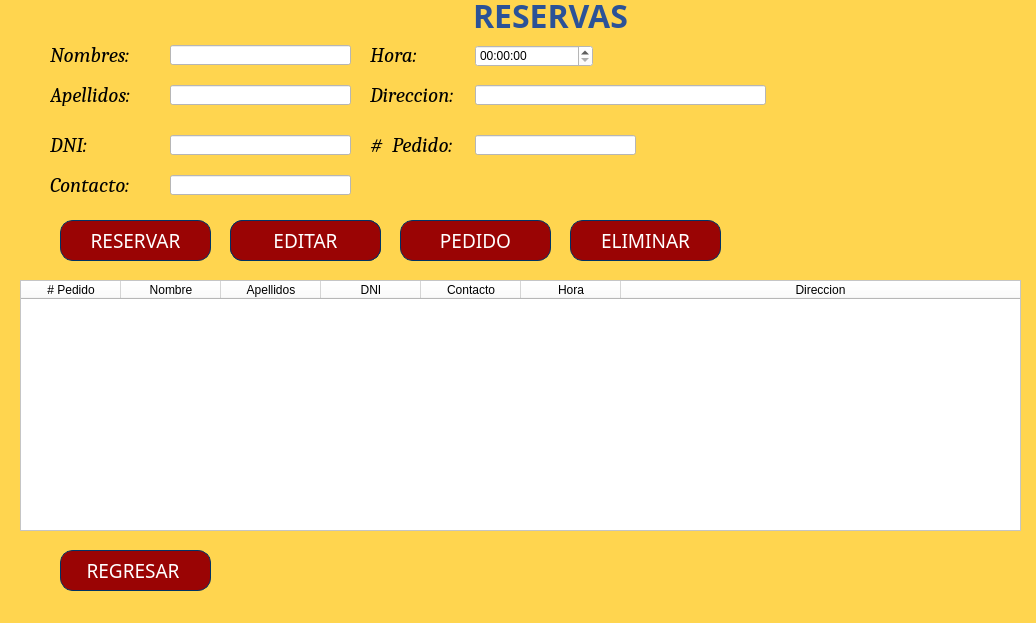
<?xml version="1.0" encoding="UTF-8"?>
<ui version="4.0">
 <class>MainWindow</class>
 <widget class="QMainWindow" name="MainWindow">
  <property name="geometry">
   <rect>
    <x>0</x>
    <y>0</y>
    <width>1036</width>
    <height>623</height>
   </rect>
  </property>
  <property name="windowTitle">
   <string>Gestion de Reservas</string>
  </property>
  <property name="styleSheet">
   <string notr="true">background-color: rgb(255, 213, 79);</string>
  </property>
  <widget class="QWidget" name="centralwidget">
   <widget class="QLabel" name="label">
    <property name="geometry">
     <rect>
      <x>780</x>
      <y>35</y>
      <width>221</width>
      <height>221</height>
     </rect>
    </property>
    <property name="text">
     <string/>
    </property>
    <property name="pixmap">
     <pixmap>../Images/gestion-reservas/reserva.png</pixmap>
    </property>
    <property name="scaledContents">
     <bool>true</bool>
    </property>
   </widget>
   <widget class="QLabel" name="label_2">
    <property name="geometry">
     <rect>
      <x>880</x>
      <y>160</y>
      <width>121</width>
      <height>111</height>
     </rect>
    </property>
    <property name="text">
     <string/>
    </property>
    <property name="pixmap">
     <pixmap>../Images/gestion-reservas/reserva1.png</pixmap>
    </property>
    <property name="scaledContents">
     <bool>true</bool>
    </property>
   </widget>
   <widget class="QTableWidget" name="tblReservas">
    <property name="geometry">
     <rect>
      <x>20</x>
      <y>280</y>
      <width>1001</width>
      <height>251</height>
     </rect>
    </property>
    <property name="styleSheet">
     <string notr="true">background-color: rgb(255, 255, 255);</string>
    </property>
    <attribute name="horizontalHeaderStretchLastSection">
     <bool>true</bool>
    </attribute>
    <column>
     <property name="text">
      <string># Pedido</string>
     </property>
    </column>
    <column>
     <property name="text">
      <string>Nombre</string>
     </property>
    </column>
    <column>
     <property name="text">
      <string>Apellidos</string>
     </property>
    </column>
    <column>
     <property name="text">
      <string>DNI</string>
     </property>
    </column>
    <column>
     <property name="text">
      <string>Contacto</string>
     </property>
    </column>
    <column>
     <property name="text">
      <string>Hora</string>
     </property>
    </column>
    <column>
     <property name="text">
      <string>Direccion</string>
     </property>
    </column>
   </widget>
   <widget class="QPushButton" name="btnReservar">
    <property name="geometry">
     <rect>
      <x>60</x>
      <y>220</y>
      <width>151</width>
      <height>41</height>
     </rect>
    </property>
    <property name="font">
     <font>
      <family>Bahnschrift Light Condensed</family>
      <pointsize>14</pointsize>
     </font>
    </property>
    <property name="styleSheet">
     <string notr="true">border-style: solid;
border-width: 1px;
border-color: rgb(0, 51, 102);
background-color: rgb(154, 4, 4);
color: rgb(255, 255, 255);
border-radius: 13px;</string>
    </property>
    <property name="text">
     <string>RESERVAR</string>
    </property>
    <property name="icon">
     <iconset>
      <normaloff>../Images/gestion-reservas/envio.png</normaloff>../Images/gestion-reservas/envio.png</iconset>
    </property>
    <property name="iconSize">
     <size>
      <width>40</width>
      <height>40</height>
     </size>
    </property>
   </widget>
   <widget class="QPushButton" name="btnPedido">
    <property name="geometry">
     <rect>
      <x>400</x>
      <y>220</y>
      <width>151</width>
      <height>41</height>
     </rect>
    </property>
    <property name="font">
     <font>
      <family>Bahnschrift Light Condensed</family>
      <pointsize>14</pointsize>
     </font>
    </property>
    <property name="styleSheet">
     <string notr="true">border-style: solid;
border-width: 1px;
border-color: rgb(0, 51, 102);
background-color: rgb(154, 4, 4);
color: rgb(255, 255, 255);
border-radius: 13px;</string>
    </property>
    <property name="text">
     <string>PEDIDO</string>
    </property>
    <property name="icon">
     <iconset>
      <normaloff>../Images/gestion-reservas/pedido.png</normaloff>../Images/gestion-reservas/pedido.png</iconset>
    </property>
    <property name="iconSize">
     <size>
      <width>35</width>
      <height>35</height>
     </size>
    </property>
   </widget>
   <widget class="QPushButton" name="btnEliminar">
    <property name="geometry">
     <rect>
      <x>570</x>
      <y>220</y>
      <width>151</width>
      <height>41</height>
     </rect>
    </property>
    <property name="font">
     <font>
      <family>Bahnschrift Light Condensed</family>
      <pointsize>14</pointsize>
     </font>
    </property>
    <property name="styleSheet">
     <string notr="true">border-style: solid;
border-width: 1px;
border-color: rgb(0, 51, 102);
background-color: rgb(154, 4, 4);
color: rgb(255, 255, 255);
border-radius: 13px;</string>
    </property>
    <property name="text">
     <string>ELIMINAR</string>
    </property>
    <property name="icon">
     <iconset>
      <normaloff>../Images/gestion-reservas/borrar.png</normaloff>../Images/gestion-reservas/borrar.png</iconset>
    </property>
    <property name="iconSize">
     <size>
      <width>35</width>
      <height>35</height>
     </size>
    </property>
   </widget>
   <widget class="QPushButton" name="btnEditar">
    <property name="geometry">
     <rect>
      <x>230</x>
      <y>220</y>
      <width>151</width>
      <height>41</height>
     </rect>
    </property>
    <property name="font">
     <font>
      <family>Bahnschrift Light Condensed</family>
      <pointsize>14</pointsize>
     </font>
    </property>
    <property name="styleSheet">
     <string notr="true">border-style: solid;
border-width: 1px;
border-color: rgb(0, 51, 102);
background-color: rgb(154, 4, 4);
color: rgb(255, 255, 255);
border-radius: 13px;</string>
    </property>
    <property name="text">
     <string>EDITAR</string>
    </property>
    <property name="icon">
     <iconset>
      <normaloff>../Images/gestion-reservas/editar.png</normaloff>../Images/gestion-reservas/editar.png</iconset>
    </property>
    <property name="iconSize">
     <size>
      <width>35</width>
      <height>35</height>
     </size>
    </property>
   </widget>
   <widget class="QPushButton" name="btnRegresar">
    <property name="geometry">
     <rect>
      <x>60</x>
      <y>550</y>
      <width>151</width>
      <height>41</height>
     </rect>
    </property>
    <property name="font">
     <font>
      <family>Bahnschrift Light Condensed</family>
      <pointsize>14</pointsize>
     </font>
    </property>
    <property name="styleSheet">
     <string notr="true">border-style: solid;
border-width: 1px;
border-color: rgb(0, 51, 102);
background-color: rgb(154, 4, 4);
color: rgb(255, 255, 255);
border-radius: 13px;</string>
    </property>
    <property name="text">
     <string>REGRESAR </string>
    </property>
    <property name="icon">
     <iconset>
      <normaloff>../Images/gestion-reservas/volver.png</normaloff>../Images/gestion-reservas/volver.png</iconset>
    </property>
    <property name="iconSize">
     <size>
      <width>35</width>
      <height>35</height>
     </size>
    </property>
   </widget>
   <widget class="QLabel" name="label_3">
    <property name="geometry">
     <rect>
      <x>50</x>
      <y>45</y>
      <width>91</width>
      <height>21</height>
     </rect>
    </property>
    <property name="font">
     <font>
      <family>Cambria</family>
      <pointsize>16</pointsize>
      <italic>true</italic>
     </font>
    </property>
    <property name="text">
     <string>Nombres:</string>
    </property>
   </widget>
   <widget class="QLabel" name="label_4">
    <property name="geometry">
     <rect>
      <x>50</x>
      <y>85</y>
      <width>91</width>
      <height>21</height>
     </rect>
    </property>
    <property name="font">
     <font>
      <family>Cambria</family>
      <pointsize>16</pointsize>
      <italic>true</italic>
     </font>
    </property>
    <property name="text">
     <string>Apellidos:</string>
    </property>
   </widget>
   <widget class="QLabel" name="label_5">
    <property name="geometry">
     <rect>
      <x>370</x>
      <y>85</y>
      <width>101</width>
      <height>21</height>
     </rect>
    </property>
    <property name="font">
     <font>
      <family>Cambria</family>
      <pointsize>16</pointsize>
      <italic>true</italic>
     </font>
    </property>
    <property name="text">
     <string>Direccion:</string>
    </property>
   </widget>
   <widget class="QLabel" name="label_6">
    <property name="geometry">
     <rect>
      <x>50</x>
      <y>175</y>
      <width>91</width>
      <height>21</height>
     </rect>
    </property>
    <property name="font">
     <font>
      <family>Cambria</family>
      <pointsize>16</pointsize>
      <italic>true</italic>
     </font>
    </property>
    <property name="text">
     <string>Contacto:</string>
    </property>
   </widget>
   <widget class="QLabel" name="label_7">
    <property name="geometry">
     <rect>
      <x>50</x>
      <y>135</y>
      <width>91</width>
      <height>21</height>
     </rect>
    </property>
    <property name="font">
     <font>
      <family>Cambria</family>
      <pointsize>16</pointsize>
      <italic>true</italic>
     </font>
    </property>
    <property name="text">
     <string>DNI:</string>
    </property>
   </widget>
   <widget class="QLabel" name="label_8">
    <property name="geometry">
     <rect>
      <x>370</x>
      <y>45</y>
      <width>101</width>
      <height>21</height>
     </rect>
    </property>
    <property name="font">
     <font>
      <family>Cambria</family>
      <pointsize>16</pointsize>
      <italic>true</italic>
     </font>
    </property>
    <property name="text">
     <string>Hora:</string>
    </property>
   </widget>
   <widget class="QLabel" name="label_9">
    <property name="geometry">
     <rect>
      <x>370</x>
      <y>135</y>
      <width>91</width>
      <height>21</height>
     </rect>
    </property>
    <property name="font">
     <font>
      <family>Cambria</family>
      <pointsize>16</pointsize>
      <italic>true</italic>
     </font>
    </property>
    <property name="text">
     <string>#  Pedido:</string>
    </property>
   </widget>
   <widget class="QLineEdit" name="txtNombres">
    <property name="geometry">
     <rect>
      <x>170</x>
      <y>45</y>
      <width>181</width>
      <height>20</height>
     </rect>
    </property>
    <property name="font">
     <font>
      <pointsize>10</pointsize>
     </font>
    </property>
    <property name="styleSheet">
     <string notr="true">background-color: rgb(255, 255, 255);</string>
    </property>
   </widget>
   <widget class="QLineEdit" name="txtApellidos">
    <property name="geometry">
     <rect>
      <x>170</x>
      <y>85</y>
      <width>181</width>
      <height>20</height>
     </rect>
    </property>
    <property name="font">
     <font>
      <pointsize>10</pointsize>
     </font>
    </property>
    <property name="styleSheet">
     <string notr="true">background-color: rgb(255, 255, 255);</string>
    </property>
   </widget>
   <widget class="QLineEdit" name="txtContacto">
    <property name="geometry">
     <rect>
      <x>170</x>
      <y>175</y>
      <width>181</width>
      <height>20</height>
     </rect>
    </property>
    <property name="font">
     <font>
      <pointsize>10</pointsize>
     </font>
    </property>
    <property name="styleSheet">
     <string notr="true">background-color: rgb(255, 255, 255);</string>
    </property>
   </widget>
   <widget class="QLineEdit" name="txtDni">
    <property name="geometry">
     <rect>
      <x>170</x>
      <y>135</y>
      <width>181</width>
      <height>20</height>
     </rect>
    </property>
    <property name="font">
     <font>
      <pointsize>10</pointsize>
     </font>
    </property>
    <property name="styleSheet">
     <string notr="true">background-color: rgb(255, 255, 255);</string>
    </property>
   </widget>
   <widget class="QLineEdit" name="txtDireccion">
    <property name="geometry">
     <rect>
      <x>475</x>
      <y>85</y>
      <width>291</width>
      <height>20</height>
     </rect>
    </property>
    <property name="styleSheet">
     <string notr="true">background-color: rgb(255, 255, 255);</string>
    </property>
   </widget>
   <widget class="QLineEdit" name="txtNroPedido">
    <property name="geometry">
     <rect>
      <x>475</x>
      <y>135</y>
      <width>161</width>
      <height>20</height>
     </rect>
    </property>
    <property name="font">
     <font>
      <pointsize>14</pointsize>
     </font>
    </property>
    <property name="styleSheet">
     <string notr="true">background-color: rgb(255, 255, 255);</string>
    </property>
   </widget>
   <widget class="QTimeEdit" name="tmeHora">
    <property name="geometry">
     <rect>
      <x>475</x>
      <y>45</y>
      <width>118</width>
      <height>22</height>
     </rect>
    </property>
    <property name="styleSheet">
     <string notr="true">background-color: rgb(255, 255, 255);</string>
    </property>
    <property name="calendarPopup">
     <bool>true</bool>
    </property>
   </widget>
   <widget class="QLabel" name="label_10">
    <property name="geometry">
     <rect>
      <x>230</x>
      <y>0</y>
      <width>641</width>
      <height>31</height>
     </rect>
    </property>
    <property name="font">
     <font>
      <family>Arial Black</family>
      <pointsize>24</pointsize>
      <weight>75</weight>
      <bold>true</bold>
     </font>
    </property>
    <property name="styleSheet">
     <string notr="true">color: rgb(43, 82, 151);</string>
    </property>
    <property name="text">
     <string>RESERVAS</string>
    </property>
    <property name="alignment">
     <set>Qt::AlignCenter</set>
    </property>
   </widget>
   <widget class="QPushButton" name="btnGrabar">
    <property name="geometry">
     <rect>
      <x>230</x>
      <y>220</y>
      <width>151</width>
      <height>41</height>
     </rect>
    </property>
    <property name="font">
     <font>
      <family>Bahnschrift Light Condensed</family>
      <pointsize>14</pointsize>
     </font>
    </property>
    <property name="styleSheet">
     <string notr="true">border-style: solid;
border-width: 1px;
border-color: rgb(0, 51, 102);
background-color: rgb(154, 4, 4);
color: rgb(255, 255, 255);
border-radius: 13px;</string>
    </property>
    <property name="text">
     <string>GRABAR</string>
    </property>
    <property name="icon">
     <iconset>
      <normaloff>../Images/gestion-reservas/boton-de-grabacion.png</normaloff>../Images/gestion-reservas/boton-de-grabacion.png</iconset>
    </property>
    <property name="iconSize">
     <size>
      <width>35</width>
      <height>35</height>
     </size>
    </property>
   </widget>
   <zorder>btnGrabar</zorder>
   <zorder>label</zorder>
   <zorder>label_2</zorder>
   <zorder>tblReservas</zorder>
   <zorder>btnReservar</zorder>
   <zorder>btnPedido</zorder>
   <zorder>btnEliminar</zorder>
   <zorder>btnEditar</zorder>
   <zorder>btnRegresar</zorder>
   <zorder>label_3</zorder>
   <zorder>label_4</zorder>
   <zorder>label_5</zorder>
   <zorder>label_6</zorder>
   <zorder>label_7</zorder>
   <zorder>label_8</zorder>
   <zorder>label_9</zorder>
   <zorder>txtNombres</zorder>
   <zorder>txtApellidos</zorder>
   <zorder>txtContacto</zorder>
   <zorder>txtDni</zorder>
   <zorder>txtDireccion</zorder>
   <zorder>txtNroPedido</zorder>
   <zorder>tmeHora</zorder>
   <zorder>label_10</zorder>
  </widget>
  <widget class="QMenuBar" name="menubar">
   <property name="geometry">
    <rect>
     <x>0</x>
     <y>0</y>
     <width>1036</width>
     <height>21</height>
    </rect>
   </property>
  </widget>
  <widget class="QStatusBar" name="statusbar"/>
 </widget>
 <resources/>
 <connections/>
</ui>
